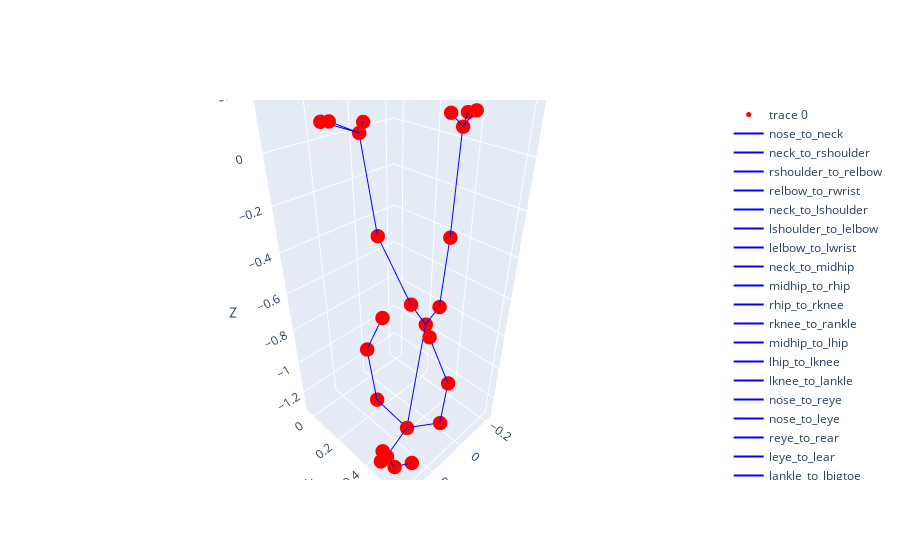

The code cell stored with this chart in its notebook:
### Code cell
import plotly.graph_objects as go

BONE_CONNECTIONS = {
    'nose_to_neck': [0, 1],
    'neck_to_rshoulder': [1, 2],
    'rshoulder_to_relbow': [2, 3],
    'relbow_to_rwrist': [3, 4],
    'neck_to_lshoulder': [1, 5],
    'lshoulder_to_lelbow': [5, 6],
    'lelbow_to_lwrist': [6, 7],
    'neck_to_midhip': [1, 8],
    'midhip_to_rhip': [8, 9],
    'rhip_to_rknee': [9, 10],
    'rknee_to_rankle': [10, 11],
    'midhip_to_lhip': [8, 12],
    'lhip_to_lknee': [12, 13],
    'lknee_to_lankle': [13, 14],
    'nose_to_reye': [0, 15],
    'nose_to_leye': [0, 16],
    'reye_to_rear': [15, 17],
    'leye_to_lear': [16, 18],
    'lankle_to_lbigtoe': [14, 19],
    'lankle_to_lsmalltoe': [14, 20],
    'lankle_to_lheel': [14, 21],
    'rankle_to_rbigtoe': [11, 22],
    'rankle_to_rsmalltoe': [11, 23],
    'rankle_to_rheel': [11, 24],
}

# Extract the 3D joint coordinates
joints_3d = joints[0][:25]
joints_3d[:, [0, 1, 2]] = joints_3d[:, [0,2,1]]  # Make the 3rd value be the first on the second axis
joints_3d[:, 2] *= -1  # Make the 3rd value negative
#joints_3d[:, 2] = -joints_3d[:, 2]  # Make the 3rd value negative
# Subtract left foot position (left ankle) from all values
left_foot_position = joints_3d[14]  # left ankle joint index is 14
joints_3d -= left_foot_position

# Create a 3D scatter plot

x_coords = [joint[0] for joint in joints_3d]
y_coords = [joint[1] for joint in joints_3d]
z_coords = [joint[2] for joint in joints_3d]
# x_coords = [1, 2, 3]
# y_coords = [4, 5, 6]
# z_coords = [7, 8, 9]

print(x_coords, y_coords, z_coords)
fig = go.Figure(data=[go.Scatter3d(
    x=x_coords,
    y=y_coords,
    z=z_coords,
    mode='markers',
    marker=dict(
        size=5,
        color=['blue' if i == 44 else 'red' for i in range(len(joints_3d))],  # Color the 45th joint in blue
    )
)])

# Add lines for each bone defined in BONE_CONNECTIONS
for bone_name, (start_joint, end_joint) in BONE_CONNECTIONS.items():
    fig.add_trace(go.Scatter3d(
        x=[joints_3d[start_joint][0], joints_3d[end_joint][0]],
        y=[joints_3d[start_joint][1], joints_3d[end_joint][1]],
        z=[joints_3d[start_joint][2], joints_3d[end_joint][2]],
        mode='lines',
        line=dict(color='blue', width=2),
        name=bone_name
    ))



# Set labels
fig.update_layout(
    scene=dict(
        xaxis_title='X',
        yaxis_title='Y',
        zaxis_title='Z'
    )
)

# Show the plot
fig.show()

### Figure 1 — Plotly figure (JSON) as saved in the notebook; plotly's stock layout.template omitted (floating-point values rounded to 4 significant figures)
{"data": [{"marker": {"color": ["red", "red", "red", "red", "red", "red", "red", "red", "red", "red", "red", "red", "red", "red", "red", "red", "red", "red", "red", "red", "red", "red", "red", "red", "red"], "size": 5}, "mode": "markers", "type": "scatter3d", "x": [0.3623, 0.1797, 0.1196, 0.1147, 0.176, 0.2084, 0.19, 0.1839, -0.07641, -0.1244, -0.09256, -0.1657, -0.06444, 0.03956, 0, 0.3513, 0.3727, 0.2606, 0.3072, 0.1785, 0.1577, -0.05421, 0.002621, -0.07616, -0.2252], "y": [0.5083, 0.4516, 0.5926, 0.6132, 0.5548, 0.283, 0.2076, 0.3077, 0.3176, 0.3532, 0.4097, 0.3731, 0.2336, 0.1338, 0, 0.5434, 0.4801, 0.5605, 0.4204, 0.05053, -0.02823, -0.03693, 0.4501, 0.4892, 0.345], "z": [-1.182, -1.209, -1.102, -0.8428, -0.5958, -1.129, -0.874, -0.6399, -0.8208, -0.7257, -0.3375, 0.06493, -0.7442, -0.386, 0, -1.232, -1.236, -1.28, -1.288, 0.08717, 0.06692, 0.02432, 0.156, 0.1563, 0.09894]}, {"line": {"color": "blue", "width": 2}, "mode": "lines", "name": "nose_to_neck", "type": "scatter3d", "x": [0.3623, 0.1797], "y": [0.5083, 0.4516], "z": [-1.182, -1.209]}, {"line": {"color": "blue", "width": 2}, "mode": "lines", "name": "neck_to_rshoulder", "type": "scatter3d", "x": [0.1797, 0.1196], "y": [0.4516, 0.5926], "z": [-1.209, -1.102]}, {"line": {"color": "blue", "width": 2}, "mode": "lines", "name": "rshoulder_to_relbow", "type": "scatter3d", "x": [0.1196, 0.1147], "y": [0.5926, 0.6132], "z": [-1.102, -0.8428]}, {"line": {"color": "blue", "width": 2}, "mode": "lines", "name": "relbow_to_rwrist", "type": "scatter3d", "x": [0.1147, 0.176], "y": [0.6132, 0.5548], "z": [-0.8428, -0.5958]}, {"line": {"color": "blue", "width": 2}, "mode": "lines", "name": "neck_to_lshoulder", "type": "scatter3d", "x": [0.1797, 0.2084], "y": [0.4516, 0.283], "z": [-1.209, -1.129]}, {"line": {"color": "blue", "width": 2}, "mode": "lines", "name": "lshoulder_to_lelbow", "type": "scatter3d", "x": [0.2084, 0.19], "y": [0.283, 0.2076], "z": [-1.129, -0.874]}, {"line": {"color": "blue", "width": 2}, "mode": "lines", "name": "lelbow_to_lwrist", "type": "scatter3d", "x": [0.19, 0.1839], "y": [0.2076, 0.3077], "z": [-0.874, -0.6399]}, {"line": {"color": "blue", "width": 2}, "mode": "lines", "name": "neck_to_midhip", "type": "scatter3d", "x": [0.1797, -0.07641], "y": [0.4516, 0.3176], "z": [-1.209, -0.8208]}, {"line": {"color": "blue", "width": 2}, "mode": "lines", "name": "midhip_to_rhip", "type": "scatter3d", "x": [-0.07641, -0.1244], "y": [0.3176, 0.3532], "z": [-0.8208, -0.7257]}, {"line": {"color": "blue", "width": 2}, "mode": "lines", "name": "rhip_to_rknee", "type": "scatter3d", "x": [-0.1244, -0.09256], "y": [0.3532, 0.4097], "z": [-0.7257, -0.3375]}, {"line": {"color": "blue", "width": 2}, "mode": "lines", "name": "rknee_to_rankle", "type": "scatter3d", "x": [-0.09256, -0.1657], "y": [0.4097, 0.3731], "z": [-0.3375, 0.06493]}, {"line": {"color": "blue", "width": 2}, "mode": "lines", "name": "midhip_to_lhip", "type": "scatter3d", "x": [-0.07641, -0.06444], "y": [0.3176, 0.2336], "z": [-0.8208, -0.7442]}, {"line": {"color": "blue", "width": 2}, "mode": "lines", "name": "lhip_to_lknee", "type": "scatter3d", "x": [-0.06444, 0.03956], "y": [0.2336, 0.1338], "z": [-0.7442, -0.386]}, {"line": {"color": "blue", "width": 2}, "mode": "lines", "name": "lknee_to_lankle", "type": "scatter3d", "x": [0.03956, 0], "y": [0.1338, 0], "z": [-0.386, 0]}, {"line": {"color": "blue", "width": 2}, "mode": "lines", "name": "nose_to_reye", "type": "scatter3d", "x": [0.3623, 0.3513], "y": [0.5083, 0.5434], "z": [-1.182, -1.232]}, {"line": {"color": "blue", "width": 2}, "mode": "lines", "name": "nose_to_leye", "type": "scatter3d", "x": [0.3623, 0.3727], "y": [0.5083, 0.4801], "z": [-1.182, -1.236]}, {"line": {"color": "blue", "width": 2}, "mode": "lines", "name": "reye_to_rear", "type": "scatter3d", "x": [0.3513, 0.2606], "y": [0.5434, 0.5605], "z": [-1.232, -1.28]}, {"line": {"color": "blue", "width": 2}, "mode": "lines", "name": "leye_to_lear", "type": "scatter3d", "x": [0.3727, 0.3072], "y": [0.4801, 0.4204], "z": [-1.236, -1.288]}, {"line": {"color": "blue", "width": 2}, "mode": "lines", "name": "lankle_to_lbigtoe", "type": "scatter3d", "x": [0, 0.1785], "y": [0, 0.05053], "z": [0, 0.08717]}, {"line": {"color": "blue", "width": 2}, "mode": "lines", "name": "lankle_to_lsmalltoe", "type": "scatter3d", "x": [0, 0.1577], "y": [0, -0.02823], "z": [0, 0.06692]}, {"line": {"color": "blue", "width": 2}, "mode": "lines", "name": "lankle_to_lheel", "type": "scatter3d", "x": [0, -0.05421], "y": [0, -0.03693], "z": [0, 0.02432]}, {"line": {"color": "blue", "width": 2}, "mode": "lines", "name": "rankle_to_rbigtoe", "type": "scatter3d", "x": [-0.1657, 0.002621], "y": [0.3731, 0.4501], "z": [0.06493, 0.156]}, {"line": {"color": "blue", "width": 2}, "mode": "lines", "name": "rankle_to_rsmalltoe", "type": "scatter3d", "x": [-0.1657, -0.07616], "y": [0.3731, 0.4892], "z": [0.06493, 0.1563]}, {"line": {"color": "blue", "width": 2}, "mode": "lines", "name": "rankle_to_rheel", "type": "scatter3d", "x": [-0.1657, -0.2252], "y": [0.3731, 0.345], "z": [0.06493, 0.09894]}], "layout": {"scene": {"xaxis": {"title": {"text": "X"}}, "yaxis": {"title": {"text": "Y"}}, "zaxis": {"title": {"text": "Z"}}}}}
